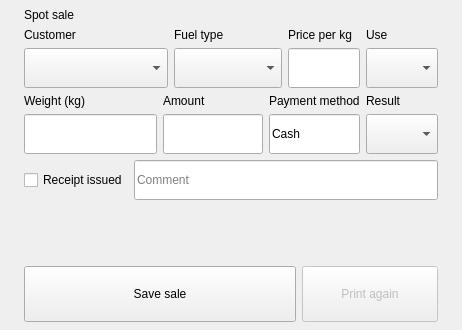
<?xml version="1.0" encoding="UTF-8"?>
<ui version="4.0">
 <class>SpotSalePage</class>
 <widget class="QWidget" name="SpotSalePage">
  <layout class="QVBoxLayout" name="spotLayout">
   <property name="leftMargin"><number>24</number></property>
   <property name="topMargin"><number>8</number></property>
   <property name="rightMargin"><number>24</number></property>
   <property name="bottomMargin"><number>8</number></property>
   <property name="spacing"><number>6</number></property>
   <item>
    <widget class="QLabel" name="pageTitle">
     <property name="text"><string>Spot sale</string></property>
    </widget>
   </item>
   <item>
    <layout class="QGridLayout" name="topGrid" columnstretch="4,3,2,2">
     <property name="leftMargin"><number>0</number></property>
     <property name="topMargin"><number>0</number></property>
     <property name="rightMargin"><number>0</number></property>
     <property name="bottomMargin"><number>0</number></property>
     <property name="spacing"><number>6</number></property>
     <item row="0" column="0">
      <widget class="QLabel" name="customerLabel">
       <property name="text"><string>Customer</string></property>
      </widget>
     </item>
     <item row="0" column="1">
      <widget class="QLabel" name="fuelLabel">
       <property name="text"><string>Fuel type</string></property>
      </widget>
     </item>
     <item row="0" column="2">
      <widget class="QLabel" name="priceLabel">
       <property name="text"><string>Price per kg</string></property>
      </widget>
     </item>
     <item row="0" column="3">
      <widget class="QLabel" name="usageLabel">
       <property name="text"><string>Use</string></property>
      </widget>
     </item>
     <item row="1" column="0">
      <widget class="QComboBox" name="customerCombo">
       <property name="minimumSize"><size><width>0</width><height>40</height></size></property>
      </widget>
     </item>
     <item row="1" column="1">
      <widget class="QComboBox" name="fuelCombo">
       <property name="minimumSize"><size><width>0</width><height>40</height></size></property>
      </widget>
     </item>
     <item row="1" column="2">
      <widget class="QLineEdit" name="priceField">
       <property name="minimumSize"><size><width>0</width><height>40</height></size></property>
      </widget>
     </item>
     <item row="1" column="3">
      <widget class="QComboBox" name="usageCombo">
       <property name="minimumSize"><size><width>0</width><height>40</height></size></property>
      </widget>
     </item>
    </layout>
   </item>
   <item>
    <layout class="QGridLayout" name="amountsGrid" columnstretch="4,3,2,2">
     <property name="leftMargin"><number>0</number></property>
     <property name="topMargin"><number>0</number></property>
     <property name="rightMargin"><number>0</number></property>
     <property name="bottomMargin"><number>0</number></property>
     <property name="spacing"><number>6</number></property>
     <item row="0" column="0">
      <widget class="QLabel" name="kgLabel">
       <property name="text"><string>Weight (kg)</string></property>
      </widget>
     </item>
     <item row="0" column="1">
      <widget class="QLabel" name="amountLabel">
       <property name="text"><string>Amount</string></property>
      </widget>
     </item>
     <item row="0" column="2">
      <widget class="QLabel" name="paymentLabel">
       <property name="text"><string>Payment method</string></property>
      </widget>
     </item>
     <item row="0" column="3">
      <widget class="QLabel" name="resultLabel">
       <property name="text"><string>Result</string></property>
      </widget>
     </item>
     <item row="1" column="0">
      <widget class="QLineEdit" name="kgField">
       <property name="minimumSize"><size><width>0</width><height>40</height></size></property>
      </widget>
     </item>
     <item row="1" column="1">
      <widget class="QLineEdit" name="amountField">
       <property name="minimumSize"><size><width>0</width><height>40</height></size></property>
      </widget>
     </item>
     <item row="1" column="2">
      <widget class="QLineEdit" name="paymentField">
       <property name="text"><string>Cash</string></property>
       <property name="readOnly"><bool>true</bool></property>
       <property name="focusPolicy"><enum>Qt::NoFocus</enum></property>
       <property name="minimumSize"><size><width>0</width><height>40</height></size></property>
      </widget>
     </item>
     <item row="1" column="3">
      <widget class="QComboBox" name="resultCombo">
       <property name="minimumSize"><size><width>0</width><height>40</height></size></property>
      </widget>
     </item>
    </layout>
   </item>
   <item>
    <layout class="QHBoxLayout" name="bottomRow" stretch="0,1">
     <property name="leftMargin"><number>0</number></property>
     <property name="topMargin"><number>0</number></property>
     <property name="rightMargin"><number>0</number></property>
     <property name="bottomMargin"><number>0</number></property>
     <property name="spacing"><number>6</number></property>
     <item>
      <widget class="QCheckBox" name="receiptCheck">
       <property name="text"><string>Receipt issued</string></property>
      </widget>
     </item>
     <item>
      <widget class="QLineEdit" name="commentField">
       <property name="placeholderText"><string>Comment</string></property>
       <property name="maxLength"><number>255</number></property>
       <property name="minimumSize"><size><width>0</width><height>40</height></size></property>
      </widget>
     </item>
    </layout>
   </item>
   <item>
    <widget class="QLabel" name="saleStatus">
     <property name="wordWrap"><bool>true</bool></property>
    </widget>
   </item>
   <item>
    <spacer name="spacer1">
     <property name="orientation"><enum>Qt::Vertical</enum></property>
     <property name="sizeType"><enum>QSizePolicy::Expanding</enum></property>
     <property name="sizeHint" stdset="0"><size><width>20</width><height>40</height></size></property>
    </spacer>
   </item>
   <item>
    <layout class="QHBoxLayout" name="buttonRow" stretch="2,1">
     <property name="leftMargin"><number>0</number></property>
     <property name="topMargin"><number>0</number></property>
     <property name="rightMargin"><number>0</number></property>
     <property name="bottomMargin"><number>0</number></property>
     <property name="spacing"><number>6</number></property>
     <item>
      <widget class="QPushButton" name="saveSaleButton">
       <property name="text"><string>Save sale</string></property>
       <property name="minimumSize"><size><width>0</width><height>56</height></size></property>
      </widget>
     </item>
     <item>
      <widget class="QPushButton" name="printAgainButton">
       <property name="text"><string>Print again</string></property>
       <property name="enabled"><bool>false</bool></property>
       <property name="minimumSize"><size><width>0</width><height>56</height></size></property>
      </widget>
     </item>
    </layout>
   </item>
  </layout>
 </widget>
 <resources/>
 <connections/>
</ui>
